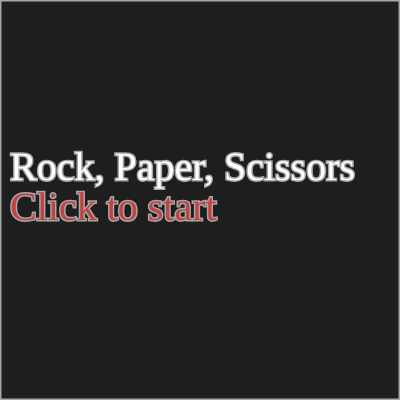
Frame 1 (no input)
Frame 60 (no input): identical to frame 1, image omitted
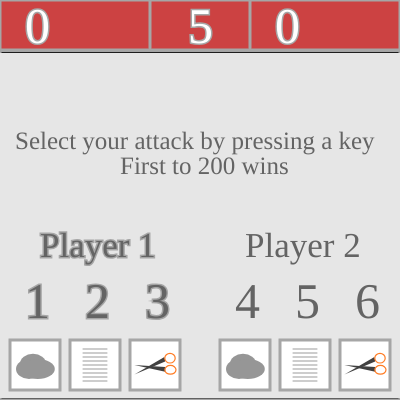
Frame 120 (the mouse pressed at the canvas centre since frame 60)

The p5.js sketch that drew these frames (run headless with seeded random() and noise() and a simulated clock; from frame 60 on, the mouse is pressed at the canvas centre):

// p5.js sketch
// ── sketch.js
/**

    Jacob Seiler
    19/4/2016
    Rock, Paper, Scissors
    
    - Rock beats Scissors
    - Scissors beats Paper
    - Paper beats Rock
    - Multiplayer and Singleplayer support
    - Winning streaks get you more points
    * Player 1 uses 1, 2, 3 to select attack
    * Player 2 uses 4, 5, 6 to select attack

**/

var p1Selection = 0;
var p2Selection = 0;
var p1Score = 0;
var p2Score = 0;
var p1Multiplier = 0;
var p2Multiplier = 0;
var multiplierColor = false;
var timerPaused = false;
var timer = 80 * 5;
var state = 2;
var winner = 0;

function setup() {
	createCanvas(400, 400)
	frameRate(80);
}

var select = function(p, s) {
    if (p === 1) {
        p1Selection = s;
    } else {
        p2Selection = s;
    }
};

var scoreboard = function() {
    strokeWeight(3);
    stroke(166, 166, 166);
    fill(204, 66, 66);
    rect(0, 0, 400, 50);
    
    line(150, 0, 150, 48);
    line(250, 0, 250, 48);
    
    fill(255, 255, 255);
    textSize(50);
    text(ceil(p1Score), 25, 5, 400, 400);
    text(ceil(p2Score), 275, 5, 400, 400);
    text(ceil(timer/80), 188, 5, 400, 400);
    
    if (p1Selection === 0 && p2Selection === 0) {
        timerPaused = true;
    } else {
        timerPaused = false;
    }
    
    if (state === 0 && p1Selection !== 0 && p2Selection !== 0) {
        timer = 0;
    }
    
    if (!timerPaused) {
        timer--;
    }
    
    if (timer <= 0) {
        if (state + 1 === 2) {
            state = 0;
            timer = 80 * 5;
            p1Selection = 0;
            p2Selection = 0;
        } else {
            if (p1Selection === 0) {
                select(1, ceil(random(0, 3)));
            }
            
            if (p2Selection === 0) {
                select(2, ceil(random(0, 3)));
            }
            
            state++;
            timer = 80 * 3;
        }
    }
};

var rock = function(x, y, size) {
    noStroke();
    fill(150, 150, 150);
    ellipse(x - (5 * size), y - (28 * size), 65 * size, 50 * size);
    ellipse(x - (15 * size), y - (15 * size), 65 * size, 50 * size);
    ellipse(x + (7 * size), y - (15 * size), 85 * size, 50 * size);
};

var paper = function(x, y, size) {
    strokeWeight(1 * size);
    noStroke();
    fill(255, 255, 255);
    rect(x - (35 * size), y - (50 * size), (70 * size), (100 * size));
    fill(0, 0, 0);
    stroke(0, 0, 0);
    line(x - (30 * size), y - (40 * size), x + (30 * size), y - (40 * size));
    line(x - (30 * size), y - (30 * size), x + (30 * size), y - (30 * size));
    line(x - (30 * size), y - (20 * size), x + (30 * size), y - (20 * size));
    line(x - (30 * size), y - (10 * size), x + (30 * size), y - (10 * size));
    line(x - (30 * size), y, x + (30 * size), y);
    line(x - (30 * size), y + (10 * size), x + (30 * size), y + (10 * size));
    line(x - (30 * size), y + (20 * size), x + (30 * size), y + (20 * size));
    line(x - (30 * size), y + (30 * size), x + (30 * size), y + (30 * size));
    line(x - (30 * size), y + (40 * size), x + (30 * size), y + (40 * size));
};

var scissors = function(x, y, size) {
    x += 40;
    noStroke();
    strokeWeight(1);
    fill(65, 65, 65);
    triangle(x - (12 * size), y + (17 * size), x - (89 * size), y, x - (12 * size), y + (5 * size));
    triangle(x - (14 * size), y + (-20 * size), x - (89 * size), y + (24 * size), x - (12 * size), y + (-9 * size));
    
    noFill();
    stroke(255, 124, 36);
    strokeWeight(3 * size);
    ellipse(x, y - (17 * size), 26 * size, 24 * size);
    ellipse(x + (1 * size), y + (12 * size), 28 * size, 22 * size);
    
    noStroke();
    strokeWeight(1);
};

var rps = function(n, x, y) {
    if (n < 2) {
        rock(x, y, 1);
    } else if (n === 2) {
        paper(x, y, 1);
    } else {
        scissors(x, y, 1);
    }
    
    return n;
};

var givePoint = function(p) {
    if (p === 1) {
        p1Multiplier++;
        p2Multiplier = 0;
        p1Score+= 1 * p1Multiplier;
    } else {
        p2Multiplier++;
        p1Multiplier = 0;
        p2Score+= 1 * p2Multiplier;
    }
};

var getWinner = function(p1, p2) {
if (p1 === 1 && p2 === 2) {
        givePoint(2);
        return 2;
    } else if (p1 === 2 && p2 === 1) {
        givePoint(1);
        return 1;
    } if (p1 === 1 && p2 === 3) {
        givePoint(1);
        return 1;
    } else if (p1 === 3 && p2 === 1) {
        givePoint(2);
        return 2;
    } if (p1 === 3 && p2 === 2) {
        givePoint(1);
        return 1;
    } else if (p1 === 2 && p2 === 3) {
        givePoint(2);
        return 2;
    } else {
        return 0;
    }
};

var showMultiplier = function(p, x, y) {
    textSize(30);
    fill(100, 100, 100);
    if (p === 1) {
        if (p1Multiplier >= 15) {
            if (multiplierColor === true) {
                fill(105, 195, 240);
                multiplierColor = false;
            } else {
                fill(255, 76, 255);
                multiplierColor = true;
            }
            text("x" + p1Multiplier, x, y, 400, 400);
        } else if (p1Multiplier >= 10) {
            fill(105, 195, 240);
            text("x" + p1Multiplier, x, y, 400, 400);
        } else if (p1Multiplier >= 5) {
            fill(255, 76, 255);
            text("x" + p1Multiplier, x, y, 400, 400);
        } else {
            fill(100, 100, 100);
            text("x" + p1Multiplier, x, y, 400, 400);
        }
    }
    
    if (p === 2) {{
        if (p2Multiplier >= 15) {
            if (multiplierColor === true) {
                fill(105, 195, 240);
                multiplierColor = false;
            } else {
                fill(255, 76, 255);
                multiplierColor = true;
            }
            text("x" + p2Multiplier, x, y, 400, 400);
        } else if (p2Multiplier >= 10) {
            fill(105, 195, 240);
            text("x" + p2Multiplier, x, y, 400, 400);
        } else if (p2Multiplier >= 5) {
            fill(255, 76, 255);
            text("x" + p2Multiplier, x, y, 400, 400);
        } else {
            fill(100, 100, 100);
            text("x" + p2Multiplier, x, y, 400, 400);
        }
    }}
};

var display = function(p1, p2) {
    noStroke();
    fill(230, 230, 230);
    rect(0, 53, 400, 345);
    
    fill(255, 255, 255);
    stroke(166, 166, 166);
    
    rps(p1, 100, 200);
    rps(p2, 300, 200);
    
    fill(0, 0, 0);
    stroke(0, 0, 0);
    
    if (winner === 0) {
        winner = getWinner(p1, p2);
    }
    
    if (winner === 1) {
        strokeWeight(15);
        line(170, 150, 235, 200);
        line(170, 250, 235, 200);
    } else if (winner === 2) {
        strokeWeight(15);
        line(170, 200, 235, 150);
        line(170, 200, 235, 250);
    } else {
        strokeWeight(15);
        line(170, 190, 235, 190);
        line(170, 215, 235, 215);
    }
    
    if (p1Multiplier >= 2) {
        showMultiplier(1, 25, 65);
    }
    
    if (p2Multiplier >= 2) {
        showMultiplier(2, 275, 65);
    }
};

var selection = function() {
    if (p1Score >= 200 || p2Score >= 200) {
        state = 3;
        return;
    }
    
    noStroke();
    fill(230, 230, 230);
    rect(0, 53, 400, 345);
    
    fill(255, 255, 255);
    stroke(166, 166, 166);
    rect(10, 340, 50, 50);
    rect(70, 340, 50, 50);
    rect(130, 340, 50, 50);
    rect(220, 340, 50, 50);
    rect(280, 340, 50, 50);
    rect(340, 340, 50, 50);
    
    fill(100, 100, 100);
    
    if (p1Selection === 0) {
        textSize(35);
        text("Player 1", 40, 230, 400, 400);
        textSize(50);
        text("1", 25, 280, 400, 400);
        text("2", 85, 280, 400, 400);
        text("3", 145, 280, 400, 400);
        rock(35, 375, 0.4);
        paper(95, 365, 0.4);
        scissors(130, 365, 0.4);
    }
    
    fill(100, 100, 100);
    
    if (p2Selection === 0) {
        textSize(35);
        text("Player 2", 245, 230, 400, 400);
        textSize(50);
        text("4", 235, 280, 400, 400);
        text("5", 295, 280, 400, 400);
        text("6", 355, 280, 400, 400);
        rock(245, 375, 0.4);
        paper(305, 365, 0.4);
        scissors(340, 365, 0.4);
    }
    
    fill(100, 100, 100);
    
    textSize(25);
    text("Select your attack by pressing a key", 15, 130, 700, 400);
    text("First to 200 wins", 120, 155, 700, 400);
    
    if (p1Multiplier >= 2) {
        showMultiplier(1, 25, 65);
    }
    
    if (p2Multiplier >= 2) {
        showMultiplier(2, 275, 65);
    }
};

var blank = function() {
    fill(30, 30, 30);
    rect(0, 0, 400, 400);
    fill(255, 255, 255);
    textFont("Impact", 40);
    text("Rock, Paper, Scissors", 10, 180);
    fill(194, 66, 66);
    text("Click to start", 10, 220);
};

var end = function() {
    background(100, 100, 100);
    textSize(70);
    textAlign(CENTER, CENTER);
    fill(255, 255, 255);
    if (p1Score >= p2Score) {
        text("PLAYER 1", 200, 125);
        
        textAlign(LEFT, CENTER);
        text(p1Score, 90, 335);
        textAlign(RIGHT, CENTER);
        
        if (p1Multiplier >= 15) {
            if (multiplierColor === true) {
                fill(105, 195, 240);
            } else {
                fill(255, 76, 255);
            }
            text("x" + p1Multiplier, 320, 335);
        } else if (p1Multiplier >= 10) {
            fill(105, 195, 240);
            text("x" + p1Multiplier, 320, 335);
        } else if (p1Multiplier >= 5) {
            fill(255, 76, 255);
            text("x" + p1Multiplier, 320, 335);
        } else {
            fill(255, 255, 255);
            text("x" + p1Multiplier, 320, 335);
        }
    } else {
        text("PLAYER 2", 200, 125);
        
        textAlign(LEFT, CENTER);
        text(p2Score, 90, 335);
        textAlign(RIGHT, CENTER);
        
        if (p2Multiplier >= 15) {
            if (multiplierColor === true) {
                fill(105, 195, 240);
            } else {
                fill(255, 76, 255);
            }
            text("x" + p2Multiplier, 320, 335);
        } else if (p2Multiplier >= 10) {
            fill(105, 195, 240);
            text("x" + p2Multiplier, 320, 335);
        } else if (p2Multiplier >= 5) {
            fill(255, 76, 255);
            text("x" + p2Multiplier, 320, 335);
        } else {
            fill(255, 255, 255);
            text("x" + p2Multiplier, 320, 335);
        }
    }
    
    textAlign(CENTER, CENTER);
    if (p1Multiplier >= 20 || p2Multiplier >= 20) {
        if (multiplierColor === true) {
                fill(105, 195, 240);
                multiplierColor = false;
            } else {
                fill(255, 76, 255);
                multiplierColor = true;
            }
        text("ULTRA COMBO", 200, 239);
    } else {
        text("WINNER", 200, 239);
    }
};

var draw = function() {
    scoreboard();
    
    if (state === 1) {
        display(p1Selection, p2Selection);
    } else if (state === 0) {
        winner = 0;
        selection();
    } else if (state === 2) {
        blank();
    } else {
        end();
    }
};

var mousePressed = function() {
    if (state === 2) {
        state = 0;
    }
};

var keyPressed = function() {
    if (state !== 0) {
        return;
    }
    
    if (key.code === 49) {
        select(1, 1);
    } else if (key.code === 50) {
        select(1, 2);
    } else if (key.code === 51) {
        select(1, 3);
    } else if (key.code === 52) {
        select(2, 1);
    } else if (key.code === 53) {
        select(2, 2);
    } else if (key.code === 54) {
        select(2, 3);
    }
};
